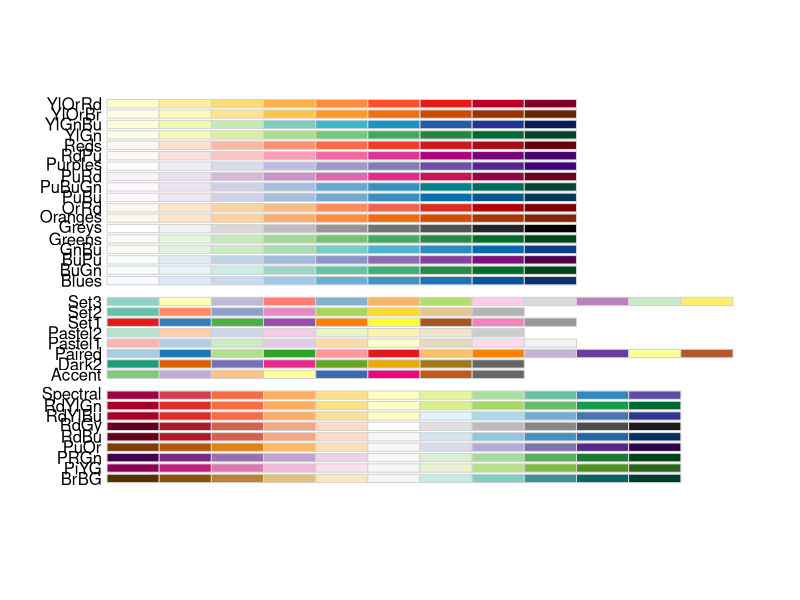
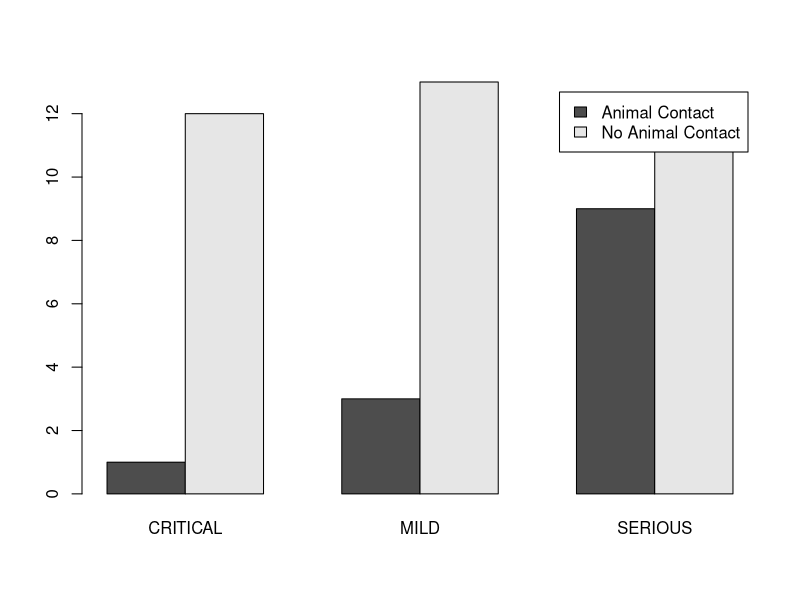
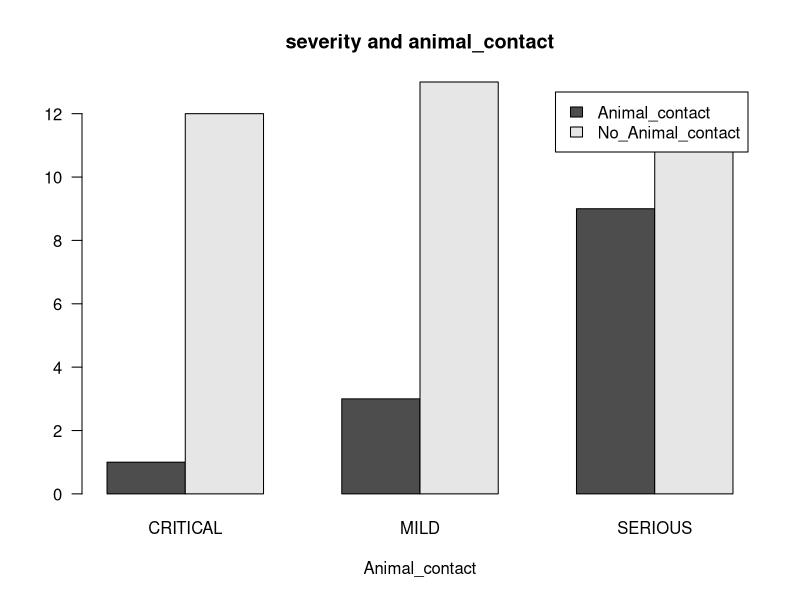
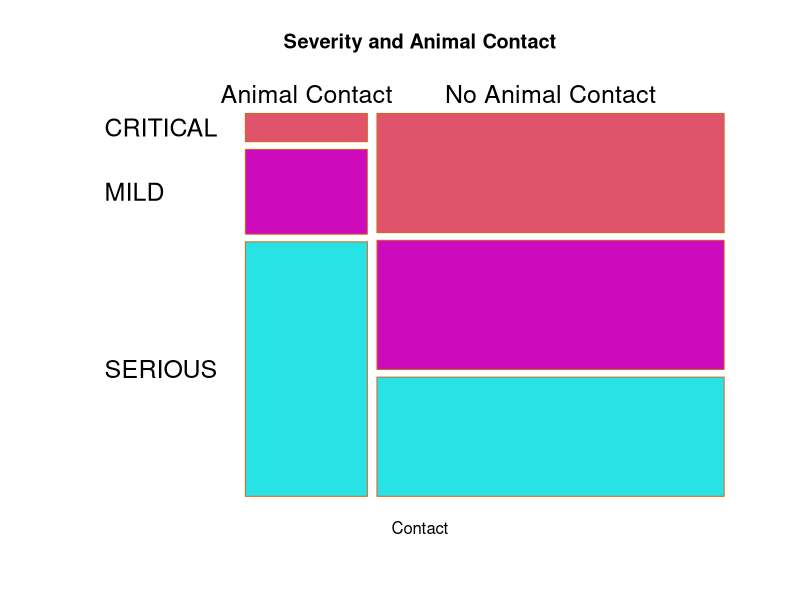
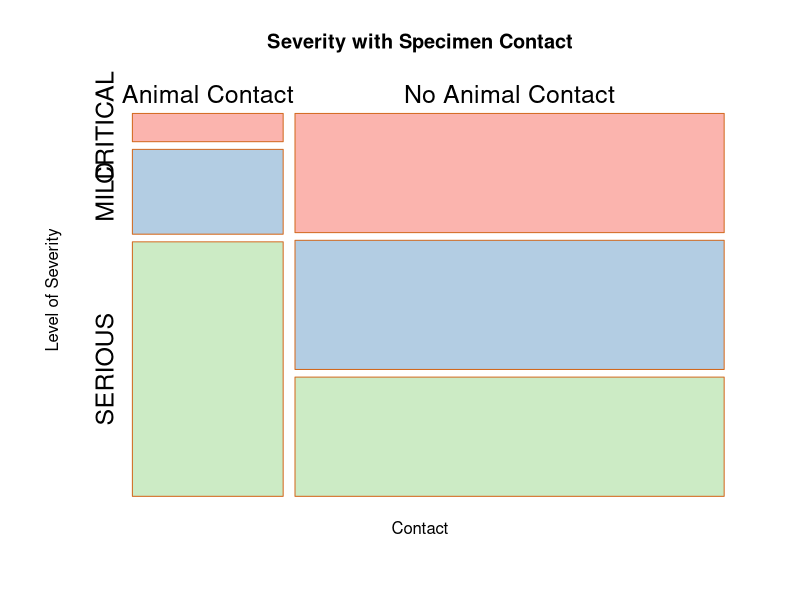

The R script that drew these images, in order:
#For Plotting a mosaic plot I used R, as mentioned in the final project milestone, I am including the R code in the appendix

getwd()
# Reading the data from the .csv file
read.csv("VAC.csv", TRUE, ",")
# Gave a name Con_Seve to the above file
Con_Seve = read.csv("VAC.csv", TRUE, ",")
Con_Seve
# Installing the required packages for the mosaic plot
install.packages("dplyr")
library(dplyr)
# Installing tidyverse packages for core tidyverse package
library(tidyverse)

#A mosaic plot can be constructed with the mosaic function in the vcd package.
install.packages("vcd")
library(vcd)
install.packages("MASS")
library(MASS)

# Colour can be added using the Rcolorbrewer 
install.packages("RColorBrewer")
library("RColorBrewer")
display.brewer.all()

# Calculates the number of observations and variables involved in the package
str(Con_Seve)
# Below function shows the class of the variable Severity and Contact
class(Con_Seve$Severity)
class(Con_Seve$Contact)
# Below functions shows the names of the variables 
names(Con_Seve)
# Creating a table with below varaibles
table(Con_Seve$Contact, Con_Seve$Severity)
# Naming the above mentioned table with table1
table1 = table(Con_Seve$Contact, Con_Seve$Severity) 
# Creating a bar plot 
barplot(table1, beside=T, legend.text = T)
barplot(table1, beside=T, legend.text =c("Animal_contact", "No_Animal_contact"), main="severity and animal_contact", xlab = "Animal_contact", las=1)
# Creating a Mosaic plot
mosaicplot(table1,  beside=T, legend.text =c("Animal_contact", "no_Animal_contact"), main="Severity and Animal Contact", xlab = "Contact", las=1, col=c(10,102,333),  border = "chocolate",cex.lab=6.5, cex.axis=1.5, cex.main=2.5, cex.sub=2.5)
mosaicplot(table1,  beside=T, legend.text =c("Animal_contact", "no_Animal_contact"), main="Severity with Specimen Contact", xlab = "Contact",ylab = "Level of Severity", col=brewer.pal(n = 3, name = "Pastel1"), border = "chocolate", cex.lab=6.5, cex.axis=1.5, cex.main=2.5, cex.sub=2.5)
